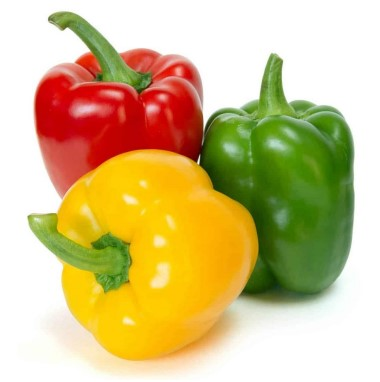
%> input picture Lab 2/Q1/Figure1.jpg, 380 x 382 px
$ octave Lab2Q1.m   (GNU Octave 9; MATLAB toolbox functions it lacks are replaced by stand-ins)
%> lines starting %> are read from the running program, lines starting %| are printed output that depends on the picture
%clear the work space
clc
clear all

%Loading the image
I = imread('Figure1.jpg');
%> I is the input picture: size 382x380x3 uint8; mean R, G, B 211.3, 191.1, 134.8

%Convert the image into grayscale
gs = rgb2gray(I);
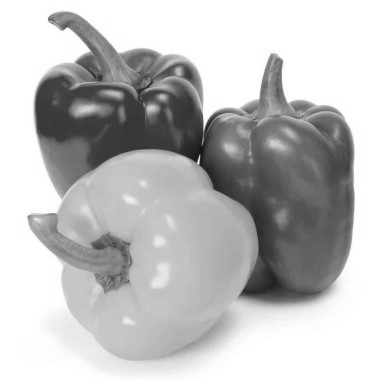
%> gs: size 382x380 uint8; min 15, max 255, mean 190.7

%Obtaining the equalized image
A = histeq(gs);
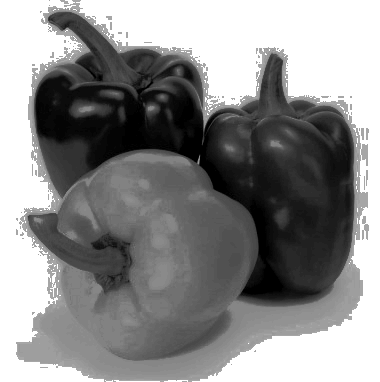
%> A: size 382x380 uint8; min 0, max 255, mean 140.9

%Output
subplot(1,4,1);
imshow(I);
title("Original Image");

subplot(1,4,2);
imhist(I);
title("Histogram of the Equalized Image")

subplot(1,4,3);
imshow(A);
title("Equalized Image");

subplot(1,4,4);
imhist(A);
title("Histogram of the Equalized Image")
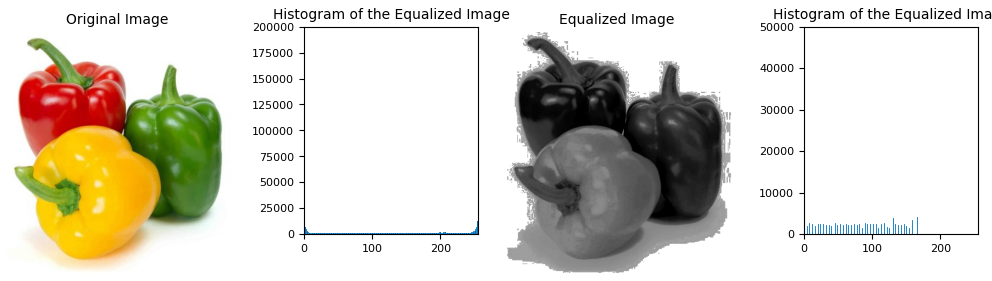
%> figure redrawn from the program's plot data, 4 panels

imwrite(A, 'Equalized_Image.jpg');
